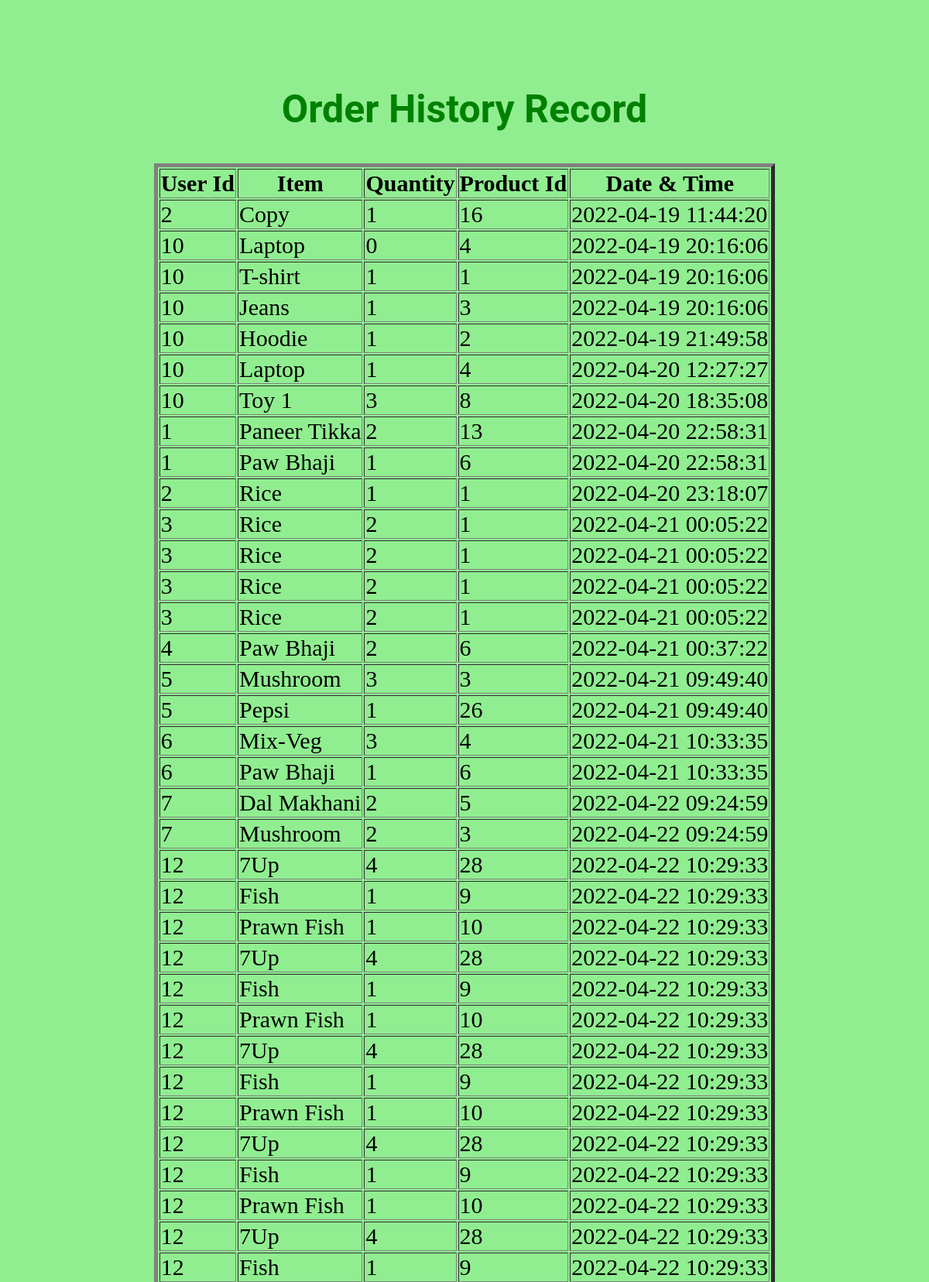
Page /viewhistory (upper part) on the committed database.
### tables this page shows
CREATE TABLE purchases(uid integer, name text, image text, quantity integer, id integer, date text);

### main.py (the view)
@app.route("/viewhistory")
def viewhistory():
    con = sqlite3.connect("projectDB.db")
    con.row_factory = sqlite3.Row  # Converts the records in Dictionary format, it ain't in just object form anymore
    c = con.cursor()
    c.execute("select * from purchases")
    rows = c.fetchall()
    return render_template("viewhistory.html", rows=rows)

### templates/viewhistory.html (shortened to what this page needs)
<!DOCTYPE html>
<html lang="en">
<head>
</head>
<body>
<center>
    <h2>Order History Record</h2>
    <table border=5>
        <thead>
            <th>User Id</th>
            <th>Item</th>
            <th>Quantity</th>
            <th>Product Id</th>
            <th>Date & Time</th>
        </thead>
        {% for x in rows %}
        <tr>
            <td>{{x["uid"]}}</td>
            <td>{{x["Name"]}}</td>
            <td>{{x["quantity"]}}</td>
            <td>{{x["id"]}}</td>
            <td>{{x["date"]}}</td>
        </tr>
        {% endfor %}
    </table>
    <br><br>
    </center>
</body>
</html>

### templates/viewhistory.html (style rules this page uses)
h2 { color: green; font-family:roboto; font-size:50px; text-align: center; }
body { padding:20px; margin:50px; background-color:lightgreen; text-align: center; font-size:30px; }

### rows in the picture
purchases: uid "2", Name "Copy", quantity "1", id "16", date "2022-04-19 11:44:20"
purchases: uid "10", Name "Laptop", quantity "0", id "4", date "2022-04-19 20:16:06"
purchases: uid "10", Name "T-shirt", quantity "1", id "1", date "2022-04-19 20:16:06"
purchases: uid "10", Name "Jeans", quantity "1", id "3", date "2022-04-19 20:16:06"
purchases: uid "10", Name "Hoodie", quantity "1", id "2", date "2022-04-19 21:49:58"
purchases: uid "10", Name "Laptop", quantity "1", id "4", date "2022-04-20 12:27:27"
purchases: uid "10", Name "Toy 1", quantity "3", id "8", date "2022-04-20 18:35:08"
purchases: uid "1", Name "Paneer Tikka", quantity "2", id "13", date "2022-04-20 22:58:31"
purchases: uid "1", Name "Paw Bhaji", quantity "1", id "6", date "2022-04-20 22:58:31"
purchases: uid "2", Name "Rice", quantity "1", id "1", date "2022-04-20 23:18:07"
purchases: uid "3", Name "Rice", quantity "2", id "1", date "2022-04-21 00:05:22"
purchases: uid "3", Name "Rice", quantity "2", id "1", date "2022-04-21 00:05:22"
purchases: uid "3", Name "Rice", quantity "2", id "1", date "2022-04-21 00:05:22"
purchases: uid "3", Name "Rice", quantity "2", id "1", date "2022-04-21 00:05:22"
purchases: uid "4", Name "Paw Bhaji", quantity "2", id "6", date "2022-04-21 00:37:22"
purchases: uid "5", Name "Mushroom", quantity "3", id "3", date "2022-04-21 09:49:40"
purchases: uid "5", Name "Pepsi", quantity "1", id "26", date "2022-04-21 09:49:40"
purchases: uid "6", Name "Mix-Veg", quantity "3", id "4", date "2022-04-21 10:33:35"
purchases: uid "6", Name "Paw Bhaji", quantity "1", id "6", date "2022-04-21 10:33:35"
purchases: uid "7", Name "Dal Makhani", quantity "2", id "5", date "2022-04-22 09:24:59"
purchases: uid "7", Name "Mushroom", quantity "2", id "3", date "2022-04-22 09:24:59"
purchases: uid "12", Name "7Up", quantity "4", id "28", date "2022-04-22 10:29:33"
purchases: uid "12", Name "Fish", quantity "1", id "9", date "2022-04-22 10:29:33"
purchases: uid "12", Name "Prawn Fish", quantity "1", id "10", date "2022-04-22 10:29:33"
purchases: uid "12", Name "7Up", quantity "4", id "28", date "2022-04-22 10:29:33"
purchases: uid "12", Name "Fish", quantity "1", id "9", date "2022-04-22 10:29:33"
purchases: uid "12", Name "Prawn Fish", quantity "1", id "10", date "2022-04-22 10:29:33"
purchases: uid "12", Name "7Up", quantity "4", id "28", date "2022-04-22 10:29:33"
purchases: uid "12", Name "Fish", quantity "1", id "9", date "2022-04-22 10:29:33"
purchases: uid "12", Name "Prawn Fish", quantity "1", id "10", date "2022-04-22 10:29:33"
purchases: uid "12", Name "7Up", quantity "4", id "28", date "2022-04-22 10:29:33"
purchases: uid "12", Name "Fish", quantity "1", id "9", date "2022-04-22 10:29:33"
purchases: uid "12", Name "Prawn Fish", quantity "1", id "10", date "2022-04-22 10:29:33"
purchases: uid "12", Name "7Up", quantity "4", id "28", date "2022-04-22 10:29:33"
purchases: uid "12", Name "Fish", quantity "1", id "9", date "2022-04-22 10:29:33"
